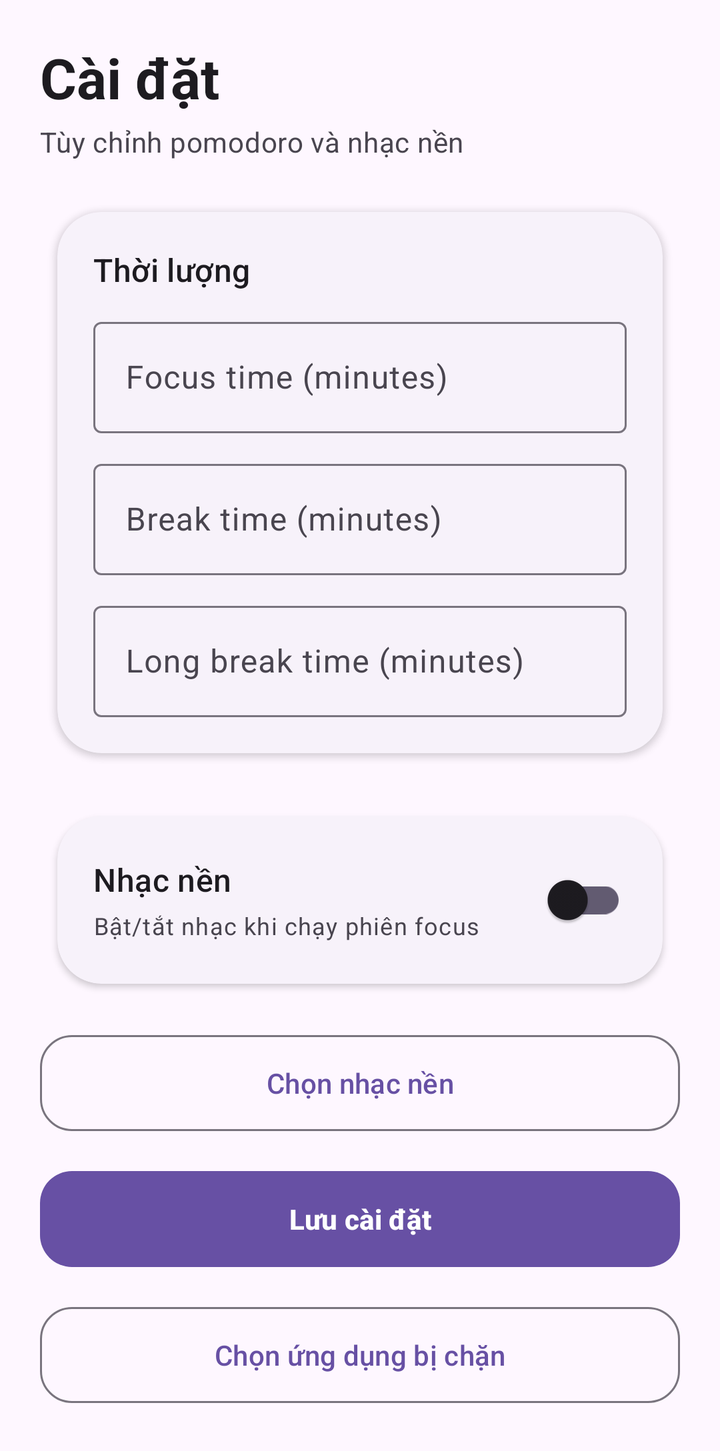
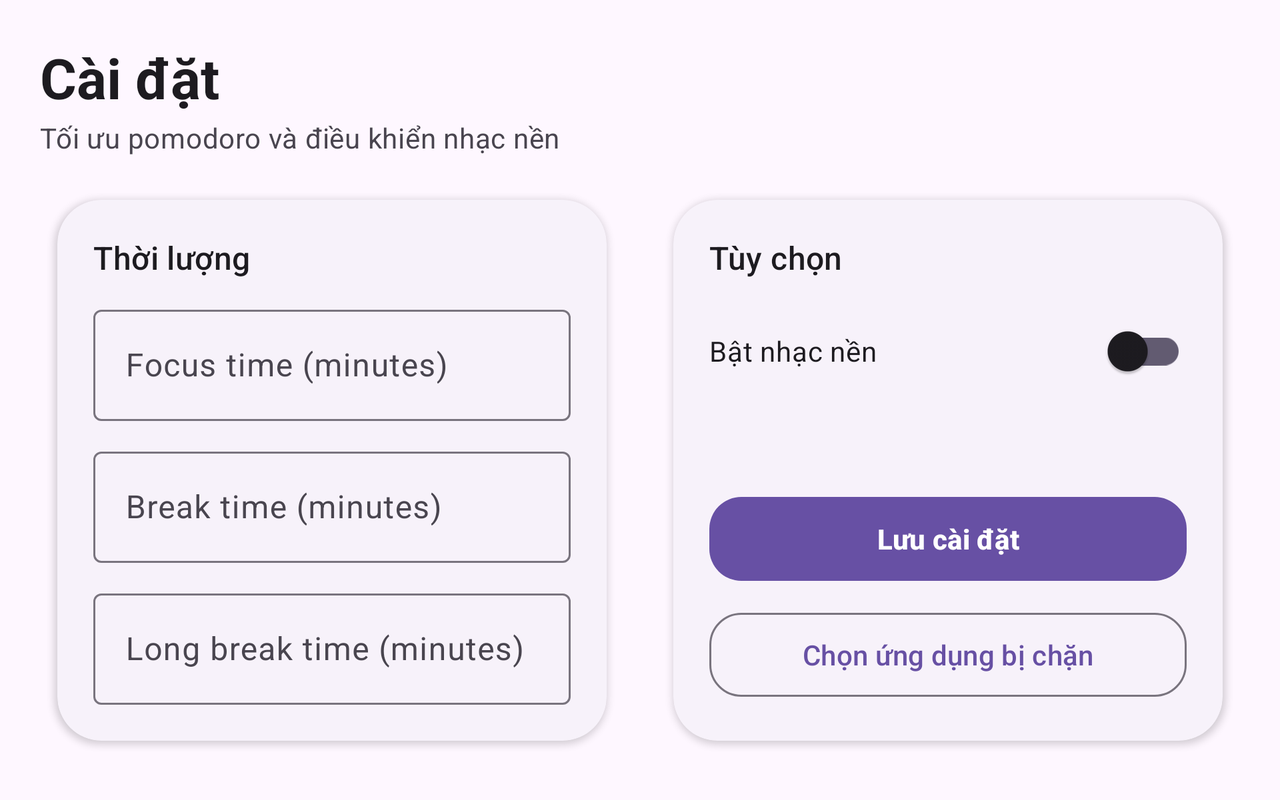

One screen, two layout resources from the same app: the default and the repository's alternative for another configuration. Each is rendered where Android would select it; the XML of both is given below.
<!-- AndroidManifest.xml: application theme Theme.DeepFocusToDo -->
<!-- res/layout/fragment_settings.xml -->
<?xml version="1.0" encoding="utf-8"?>
<ScrollView xmlns:android="http://schemas.android.com/apk/res/android"
    xmlns:app="http://schemas.android.com/apk/res-auto"
    android:layout_width="match_parent"
    android:layout_height="match_parent"
    android:background="?attr/colorSurface"
    android:fillViewport="true">

    <LinearLayout
        android:layout_width="match_parent"
        android:layout_height="wrap_content"
        android:orientation="vertical"
        android:padding="20dp">

        <TextView
            android:layout_width="wrap_content"
            android:layout_height="wrap_content"
            android:text="Cài đặt"
            android:textAppearance="@style/TextAppearance.DeepFocus.PageTitle" />

        <TextView
            android:layout_width="wrap_content"
            android:layout_height="wrap_content"
            android:layout_marginTop="4dp"
            android:text="Tùy chỉnh pomodoro và nhạc nền"
            android:textAppearance="@style/TextAppearance.DeepFocus.PageSubtitle" />

        <com.google.android.material.card.MaterialCardView
            style="@style/Widget.DeepFocus.Card"
            android:layout_width="match_parent"
            android:layout_height="wrap_content"
            android:layout_marginTop="16dp"
            app:cardUseCompatPadding="true">

            <LinearLayout
                android:layout_width="match_parent"
                android:layout_height="wrap_content"
                android:orientation="vertical"
                android:padding="18dp">

                <TextView
                    android:layout_width="wrap_content"
                    android:layout_height="wrap_content"
                    android:text="Thời lượng"
                    android:textAppearance="@style/TextAppearance.Material3.TitleMedium" />

                <com.google.android.material.textfield.TextInputLayout
                    android:layout_width="match_parent"
                    android:layout_height="wrap_content"
                    android:layout_marginTop="10dp"
                    style="@style/Widget.Material3.TextInputLayout.OutlinedBox"
                    app:endIconMode="clear_text">

                    <com.google.android.material.textfield.TextInputEditText
                        android:id="@+id/edtFocusTime"
                        android:layout_width="match_parent"
                        android:layout_height="wrap_content"
                        android:hint="Focus time (minutes)"
                        android:inputType="number" />
                </com.google.android.material.textfield.TextInputLayout>

                <com.google.android.material.textfield.TextInputLayout
                    android:layout_width="match_parent"
                    android:layout_height="wrap_content"
                    android:layout_marginTop="10dp"
                    style="@style/Widget.Material3.TextInputLayout.OutlinedBox"
                    app:endIconMode="clear_text">

                    <com.google.android.material.textfield.TextInputEditText
                        android:id="@+id/edtBreakTime"
                        android:layout_width="match_parent"
                        android:layout_height="wrap_content"
                        android:hint="Break time (minutes)"
                        android:inputType="number" />
                </com.google.android.material.textfield.TextInputLayout>

                <com.google.android.material.textfield.TextInputLayout
                    android:layout_width="match_parent"
                    android:layout_height="wrap_content"
                    android:layout_marginTop="10dp"
                    style="@style/Widget.Material3.TextInputLayout.OutlinedBox"
                    app:endIconMode="clear_text">

                    <com.google.android.material.textfield.TextInputEditText
                        android:id="@+id/edtLongBreakTime"
                        android:layout_width="match_parent"
                        android:layout_height="wrap_content"
                        android:hint="Long break time (minutes)"
                        android:inputType="number" />
                </com.google.android.material.textfield.TextInputLayout>
            </LinearLayout>
        </com.google.android.material.card.MaterialCardView>

        <com.google.android.material.card.MaterialCardView
            style="@style/Widget.DeepFocus.Card"
            android:layout_width="match_parent"
            android:layout_height="wrap_content"
            android:layout_marginTop="12dp"
            app:cardUseCompatPadding="true">

            <LinearLayout
                android:layout_width="match_parent"
                android:layout_height="wrap_content"
                android:gravity="center_vertical"
                android:orientation="horizontal"
                android:padding="18dp">

                <LinearLayout
                    android:layout_width="0dp"
                    android:layout_height="wrap_content"
                    android:layout_weight="1"
                    android:orientation="vertical">

                    <TextView
                        android:layout_width="wrap_content"
                        android:layout_height="wrap_content"
                        android:text="Nhạc nền"
                        android:textAppearance="@style/TextAppearance.Material3.TitleMedium" />

                    <TextView
                        android:layout_width="wrap_content"
                        android:layout_height="wrap_content"
                        android:layout_marginTop="4dp"
                        android:text="Bật/tắt nhạc khi chạy phiên focus"
                        android:textAppearance="@style/TextAppearance.Material3.BodySmall" />
                </LinearLayout>

                <androidx.appcompat.widget.SwitchCompat
                    android:id="@+id/switchMusic"
                    android:layout_width="wrap_content"
                    android:layout_height="wrap_content"
                    android:text=""
                    android:textColor="?attr/colorOnSurface"
                    app:trackTint="?attr/colorControlActivated" />
            </LinearLayout>
        </com.google.android.material.card.MaterialCardView>

        <com.google.android.material.button.MaterialButton
            android:id="@+id/btnOpenFocusMusic"
            style="@style/Widget.DeepFocus.Button.Secondary"
            android:layout_width="match_parent"
            android:layout_height="56dp"
            android:layout_marginTop="12dp"
            android:text="Chọn nhạc nền" />

        <com.google.android.material.button.MaterialButton
            android:id="@+id/btnSaveSettings"
            style="@style/Widget.DeepFocus.Button.Primary"
            android:layout_width="match_parent"
            android:layout_height="56dp"
            android:layout_marginTop="12dp"
            android:text="Lưu cài đặt" />

        <com.google.android.material.button.MaterialButton
            android:id="@+id/btnOpenBlockedApps"
            style="@style/Widget.DeepFocus.Button.Secondary"
            android:layout_width="match_parent"
            android:layout_height="56dp"
            android:layout_marginTop="12dp"
            android:text="Chọn ứng dụng bị chặn" />

    </LinearLayout>
</ScrollView>
<!-- resources referenced by this layout -->
<resources>
  <style name="TextAppearance.DeepFocus.PageSubtitle" parent="TextAppearance.Material3.BodyMedium">
          <item name="android:textColor">?attr/colorOnSurfaceVariant</item>
      </style>
  <style name="TextAppearance.DeepFocus.PageTitle" parent="TextAppearance.Material3.HeadlineMedium">
          <item name="android:textStyle">bold</item>
          <item name="android:textColor">?attr/colorOnSurface</item>
      </style>
  <style name="Widget.DeepFocus.Button.Primary" parent="Widget.Material3.Button">
          <item name="cornerRadius">16dp</item>
          <item name="android:textStyle">bold</item>
      </style>
  <style name="Widget.DeepFocus.Button.Secondary" parent="Widget.Material3.Button.OutlinedButton">
          <item name="cornerRadius">16dp</item>
      </style>
  <style name="Widget.DeepFocus.Card" parent="Widget.Material3.CardView.Elevated">
          <item name="cardCornerRadius">22dp</item>
          <item name="cardElevation">2dp</item>
          <item name="cardBackgroundColor">?attr/colorSurfaceContainerLow</item>
      </style>
  <style name="Theme.DeepFocusToDo" parent="Base.Theme.DeepFocusToDo" />
  <style name="Base.Theme.DeepFocusToDo" parent="Theme.Material3.DayNight.NoActionBar">
          
          
      </style>
</resources>
<!-- res/layout-land/fragment_settings.xml (the repository's variant of the layout above) -->
<!-- drawn on the phone turned sideways -->
<?xml version="1.0" encoding="utf-8"?>
<ScrollView xmlns:android="http://schemas.android.com/apk/res/android"
    xmlns:app="http://schemas.android.com/apk/res-auto"
    android:layout_width="match_parent"
    android:layout_height="match_parent"
    android:background="?attr/colorSurface"
    android:fillViewport="true">

    <LinearLayout
        android:layout_width="match_parent"
        android:layout_height="wrap_content"
        android:orientation="vertical"
        android:padding="20dp">

        <TextView
            android:layout_width="wrap_content"
            android:layout_height="wrap_content"
            android:text="Cài đặt"
            android:textAppearance="@style/TextAppearance.DeepFocus.PageTitle" />

        <TextView
            android:layout_width="wrap_content"
            android:layout_height="wrap_content"
            android:layout_marginTop="2dp"
            android:layout_marginBottom="12dp"
            android:text="Tối ưu pomodoro và điều khiển nhạc nền"
            android:textAppearance="@style/TextAppearance.DeepFocus.PageSubtitle" />

        <LinearLayout
            android:layout_width="match_parent"
            android:layout_height="wrap_content"
            android:baselineAligned="false"
            android:orientation="horizontal">

            <com.google.android.material.card.MaterialCardView
                style="@style/Widget.DeepFocus.Card"
                android:layout_width="0dp"
                android:layout_height="wrap_content"
                android:layout_weight="1"
                android:layout_marginEnd="8dp"
                app:cardUseCompatPadding="true">

                <LinearLayout
                    android:layout_width="match_parent"
                    android:layout_height="wrap_content"
                    android:orientation="vertical"
                    android:padding="18dp">

                    <TextView
                        android:layout_width="wrap_content"
                        android:layout_height="wrap_content"
                        android:text="Thời lượng"
                        android:textAppearance="@style/TextAppearance.Material3.TitleMedium" />

                    <com.google.android.material.textfield.TextInputLayout
                        android:layout_width="match_parent"
                        android:layout_height="wrap_content"
                        android:layout_marginTop="10dp"
                        style="@style/Widget.Material3.TextInputLayout.OutlinedBox"
                        app:endIconMode="clear_text">

                        <com.google.android.material.textfield.TextInputEditText
                            android:id="@+id/edtFocusTime"
                            android:layout_width="match_parent"
                            android:layout_height="wrap_content"
                            android:hint="Focus time (minutes)"
                            android:inputType="number" />
                    </com.google.android.material.textfield.TextInputLayout>

                    <com.google.android.material.textfield.TextInputLayout
                        android:layout_width="match_parent"
                        android:layout_height="wrap_content"
                        android:layout_marginTop="10dp"
                        style="@style/Widget.Material3.TextInputLayout.OutlinedBox"
                        app:endIconMode="clear_text">

                        <com.google.android.material.textfield.TextInputEditText
                            android:id="@+id/edtBreakTime"
                            android:layout_width="match_parent"
                            android:layout_height="wrap_content"
                            android:hint="Break time (minutes)"
                            android:inputType="number" />
                    </com.google.android.material.textfield.TextInputLayout>

                    <com.google.android.material.textfield.TextInputLayout
                        android:layout_width="match_parent"
                        android:layout_height="wrap_content"
                        android:layout_marginTop="10dp"
                        style="@style/Widget.Material3.TextInputLayout.OutlinedBox"
                        app:endIconMode="clear_text">

                        <com.google.android.material.textfield.TextInputEditText
                            android:id="@+id/edtLongBreakTime"
                            android:layout_width="match_parent"
                            android:layout_height="wrap_content"
                            android:hint="Long break time (minutes)"
                            android:inputType="number" />
                    </com.google.android.material.textfield.TextInputLayout>
                </LinearLayout>
            </com.google.android.material.card.MaterialCardView>

            <com.google.android.material.card.MaterialCardView
                style="@style/Widget.DeepFocus.Card"
                android:layout_width="0dp"
                android:layout_height="match_parent"
                android:layout_weight="1"
                android:layout_marginStart="8dp"
                app:cardUseCompatPadding="true">

                <LinearLayout
                    android:layout_width="match_parent"
                    android:layout_height="match_parent"
                    android:orientation="vertical"
                    android:padding="18dp">

                    <TextView
                        android:layout_width="wrap_content"
                        android:layout_height="wrap_content"
                        android:text="Tùy chọn"
                        android:textAppearance="@style/TextAppearance.Material3.TitleMedium" />

                    <androidx.appcompat.widget.SwitchCompat
                        android:id="@+id/switchMusic"
                        android:layout_width="match_parent"
                        android:layout_height="wrap_content"
                        android:layout_marginTop="12dp"
                        android:text="Bật nhạc nền"
                        android:textColor="?attr/colorOnSurface"
                        app:trackTint="?attr/colorControlActivated" />

                    <Space
                        android:layout_width="match_parent"
                        android:layout_height="0dp"
                        android:layout_weight="1" />

                    <com.google.android.material.button.MaterialButton
                        android:id="@+id/btnSaveSettings"
                        style="@style/Widget.DeepFocus.Button.Primary"
                        android:layout_width="match_parent"
                        android:layout_height="50dp"
                        android:text="Lưu cài đặt" />

                    <com.google.android.material.button.MaterialButton
                        android:id="@+id/btnOpenBlockedApps"
                        style="@style/Widget.DeepFocus.Button.Secondary"
                        android:layout_width="match_parent"
                        android:layout_height="50dp"
                        android:layout_marginTop="8dp"
                        android:text="Chọn ứng dụng bị chặn" />
                </LinearLayout>
            </com.google.android.material.card.MaterialCardView>
        </LinearLayout>
    </LinearLayout>
</ScrollView>
